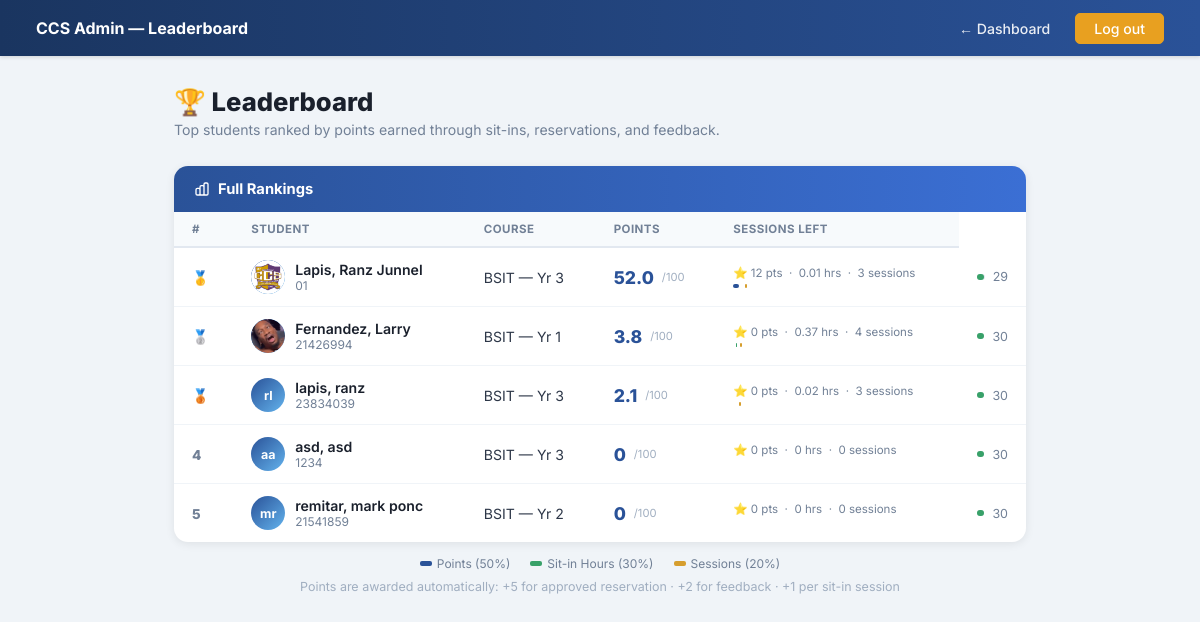
Screenshot of /admin/leaderboard (signed in) with the database file from the repository.
### tables this page shows
CREATE TABLE students (
            id             INTEGER PRIMARY KEY AUTOINCREMENT,
            idno           VARCHAR(20)  UNIQUE NOT NULL,
            lastname       VARCHAR(50)  NOT NULL,
            firstname      VARCHAR(50)  NOT NULL,
            middlename     VARCHAR(50),
            course         VARCHAR(20)  NOT NULL,
            level          VARCHAR(5)   NOT NULL,
            email          VARCHAR(100) UNIQUE NOT NULL,
            address        TEXT,
            password       VARCHAR(255) NOT NULL,
            image_filename VARCHAR(255),
            remaining_session INTEGER DEFAULT 30,
            created_at     TIMESTAMP DEFAULT CURRENT_TIMESTAMP
        , profile_image TEXT, points INTEGER DEFAULT 0);

### app.py (the view)
@app.route('/admin/leaderboard')
def admin_leaderboard():
    r = admin_required()
    if r: return r
    leaderboard = get_leaderboard()
    return render_template('leaderboard.html', leaderboard=leaderboard)

### app.py (called while the page is built)
def is_logged_in():
    return 'student_id' in session

def is_admin():
    return session.get('role') == 'admin'

def admin_required():
    if not is_logged_in() or not is_admin():
        flash('Admin access required.', 'error')
        return redirect(url_for('login'))

### dbhelper.py (called while the page is built)
def connect():
    base_path = os.path.dirname(os.path.abspath(__file__))
    db_path   = os.path.join(base_path, "sysarch.db")
    conn      = sqlite3.connect(db_path)
    conn.row_factory = sqlite3.Row
    return conn

### templates/leaderboard.html (shortened to what this page needs)
<!DOCTYPE html>
<html lang="en">
<head>
</head>
<body>
{% from 'macros.html' import admin_nav %}
<nav class="navbar">
  <span class="navbar-brand">
    {% if session.get('role') == 'admin' %}CCS Admin — Leaderboard
    {% else %}CCS Sit-in — Leaderboard{% endif %}
  </span>
  <div class="navbar-links">
    <a href="{{ url_for('dashboard') }}" class="nav-btn">← Dashboard</a>
    <a href="{{ url_for('logout') }}" class="nav-btn logout">Log out</a>
  </div>
</nav>
<div class="page-wrap">
  <div class="page-title">🏆 Leaderboard</div>
  <div class="page-sub">Top students ranked by points earned through sit-ins, reservations, and feedback.</div>
  <div class="card">
    <div class="card-header">
      Full Rankings
    </div>
    {% if leaderboard %}
    <table class="lb-table">
      <thead>
        <tr>
          <th>#</th>
          <th>Student</th>
          <th>Course</th>
          <th>Points</th>
          <th>Sessions Left</th>
        </tr>
      </thead>
      <tbody>
        {% for s in leaderboard %}
        {% set is_me = (session.get('role') == 'student' and session.get('student_id') == s.idno) %}
        <tr {% if is_me %}class="me"{% endif %}>
          <td>
            <span class="rank-num {% if loop.index==1 %}top1{% elif loop.index==2 %}top2{% elif loop.index==3 %}top3{% endif %}">
              {% if loop.index == 1 %}🥇
              {% elif loop.index == 2 %}🥈
              {% elif loop.index == 3 %}🥉
              {% else %}{{ loop.index }}{% endif %}
            </span>
          </td>
          <td>
            <div class="student-name-cell">
              <div class="mini-avatar">
                {% if s.profile_image %}
                  <img src="{{ url_for('static', filename='uploads/' + s.profile_image) }}" alt=""/>
                {% else %}
                  {{ s.firstname[0] }}{{ s.lastname[0] }}
                {% endif %}
              </div>
              <div>
                <div class="student-full-name">
                  {{ s.lastname }}, {{ s.firstname }}
                </div>
                <div class="student-course">{{ s.idno }}</div>
              </div>
            </div>
          </td>
          <td>{{ s.course }} — Yr {{ s.level }}</td>
          <td>
            <div style="display:flex;align-items:center;gap:8px;">
              <span style="font-size:1.1rem;font-weight:800;color:#2a5298;">{{ s.weighted_score or 0 }}</span>
              <span style="font-size:0.7rem;color:#a0aec0;">/100</span>
            </div>
          </td>
          <td>
            <div style="font-size:0.72rem;color:#718096;display:flex;flex-direction:column;gap:2px;">
              <span>⭐ {{ s.points }} pts &nbsp;·&nbsp; {{ s.total_hours or 0 }} hrs &nbsp;·&nbsp; {{ s.total_sessions or 0 }} sessions</span>
              <div style="display:flex;gap:3px;margin-top:2px;">
                <div style="height:4px;border-radius:2px;background:#2a5298;width:{{ [((s.points or 0) / 100 * 50)|int, 50]|min }}px;" title="Points 50%"></div>
                <div style="height:4px;border-radius:2px;background:#d69e2e;width:{{ [((s.total_sessions or 0) / 30 * 20)|int, 20]|min }}px;" title="Sessions 20%"></div>
              </div>
            </div>
          </td>
          <td>
            <div class="sessions-bar-wrap">
              {% set pct = (s.remaining_session / 30 * 100)|int %}
              <div class="sessions-bar-bg">
                <div class="sessions-bar-fill" style="width:{{ pct }}%; background:{% if pct > 50 %}#38a169{% elif pct > 20 %}#d69e2e{% else %}#e53e3e{% endif %};"></div>
              </div>
              <span style="font-size:0.78rem;color:#718096;">{{ s.remaining_session }}</span>
            </div>
          </td>
        </tr>
        {% endfor %}
      </tbody>
    </table>
    {% else %}
      <div class="empty">No students yet. Points are awarded for sit-ins, approved reservations, and feedback.</div>
    {% endif %}
  </div>
  <div style="margin-top:14px;display:flex;align-items:center;justify-content:center;gap:20px;font-size:0.75rem;color:#718096;">
  <span style="display:flex;align-items:center;gap:5px;"><span style="width:12px;height:5px;background:#2a5298;border-radius:2px;display:inline-block;"></span>Points (50%)</span>
  <span style="display:flex;align-items:center;gap:5px;"><span style="width:12px;height:5px;background:#38a169;border-radius:2px;display:inline-block;"></span>Sit-in Hours (30%)</span>
  <span style="display:flex;align-items:center;gap:5px;"><span style="width:12px;height:5px;background:#d69e2e;border-radius:2px;display:inline-block;"></span>Sessions (20%)</span>
</div>
<div style="margin-top:8px;font-size:0.78rem;color:#a0aec0;text-align:center;">
    Points are awarded automatically: +5 for approved reservation · +2 for feedback · +1 per sit-in session
  </div>
</div>
</body>
</html>

### templates/leaderboard.html (style rules this page uses)
*, *::before, *::after { box-sizing: border-box; margin: 0; padding: 0; }
body { font-family: 'Inter', sans-serif; background: #f0f4f8; min-height: 100vh; }
.navbar { background: linear-gradient(90deg, #1a3560, #2a5298); display: flex; align-items: center; justify-content: space-between; padding: 0 36px; height: 56px; box-shadow: 0 1px 4px rgba(0,0,0,0.15); position: sticky; top: 0; z-index: 100; }
.navbar-brand { color: #fff; font-size: 1rem; font-weight: 700; }
.navbar-links { display: flex; gap: 6px; align-items: center; }
.nav-btn { color: rgba(255,255,255,0.9); padding: 6px 18px; border-radius: 5px; font-size: 0.88rem; font-weight: 500; text-decoration: none; border: 1px solid transparent; transition: all 0.15s; }
.nav-btn.logout { background: #e8a020; border-color: #e8a020; color: #fff; }
.page-wrap { max-width: 900px; margin: 30px auto; padding: 0 24px; }
.page-title { font-size: 1.6rem; font-weight: 800; color: #1a202c; margin-bottom: 4px; display: flex; align-items: center; gap: 10px; }
.page-sub { font-size: 0.88rem; color: #718096; margin-bottom: 28px; }
.card { background: #fff; border-radius: 14px; box-shadow: 0 2px 10px rgba(0,0,0,.08); overflow: hidden; }
.card-header { background: linear-gradient(90deg, #2a5298, #3b6fd4); color: #fff; padding: 14px 20px; font-size: 0.92rem; font-weight: 700; display: flex; align-items: center; gap: 8px; }
.lb-table { width: 100%; border-collapse: collapse; }
.lb-table th { background: #f7fafc; padding: 10px 18px; text-align: left; font-size: 0.72rem; font-weight: 700; color: #718096; text-transform: uppercase; letter-spacing: .04em; border-bottom: 2px solid #e2e8f0; }
.lb-table td { padding: 12px 18px; border-bottom: 1px solid #f0f4f8; font-size: 0.88rem; color: #2d3748; }
.lb-table tr:last-child td { border-bottom: none; }
.rank-num { font-weight: 800; color: #718096; font-size: 0.85rem; }
.rank-num.top1 { color: #d97706; }
.rank-num.top2 { color: #64748b; }
.rank-num.top3 { color: #92400e; }
.student-name-cell { display: flex; align-items: center; gap: 10px; }
.mini-avatar { width: 34px; height: 34px; border-radius: 50%; flex-shrink: 0; background: linear-gradient(135deg, #2a5298, #63b3ed); display: flex; align-items: center; justify-content: center; font-size: 0.78rem; font-weight: 700; color: #fff; overflow: hidden; }
.mini-avatar img { width: 100%; height: 100%; object-fit: cover; border-radius: 50%; }
.student-full-name { font-weight: 600; color: #1a202c; }
.student-course { font-size: 0.75rem; color: #718096; }
.sessions-bar-wrap { display: flex; align-items: center; gap: 8px; }
.sessions-bar-bg { flex: 1; background: #e2e8f0; border-radius: 4px; height: 6px; max-width: 80px; }
.sessions-bar-fill { height: 100%; border-radius: 4px; background: #38a169; }

### rows the page displays
students: shows a picture, lastname "Lapis", firstname "Ranz Junnel", idno "01", course "BSIT", level "3", weighted_score "52.0", points "12", total_hours "0.01", {{ [((s.points or 0) / 100 * 50)|int, 50]|min }} 6 (drawn), {{ [((s.total_sessions or 0) / 30 * 20)|int, 20]|min }} 2 (drawn), {{ pct }} 96 (drawn), remaining_session "29"
students: shows a picture, lastname "Fernandez", firstname "Larry", idno "21426994", course "BSIT", level "1", weighted_score "3.8", points "0", total_hours "0.37", total_sessions "4", {{ [((s.total_sessions or 0) / 30 * 20)|int, 20]|min }} 2 (drawn), {{ pct }} 100 (drawn), remaining_session "30"
students: firstname "r", middlename "l", lastname "lapis", firstname "ranz", idno "23834039", course "BSIT", level "3", weighted_score "2.1", points "0", total_hours "0.02", {{ [((s.total_sessions or 0) / 30 * 20)|int, 20]|min }} 2 (drawn), {{ pct }} 100 (drawn), remaining_session "30"
students: firstname "a", lastname "a", lastname "asd", firstname "asd", idno "1234", course "BSIT", level "3", points "0", {{ pct }} 100 (drawn), remaining_session "30"
students: firstname "m", lastname "r", lastname "remitar", firstname "mark ponc", idno "21541859", course "BSIT", level "2", points "0", {{ pct }} 100 (drawn), remaining_session "30"
